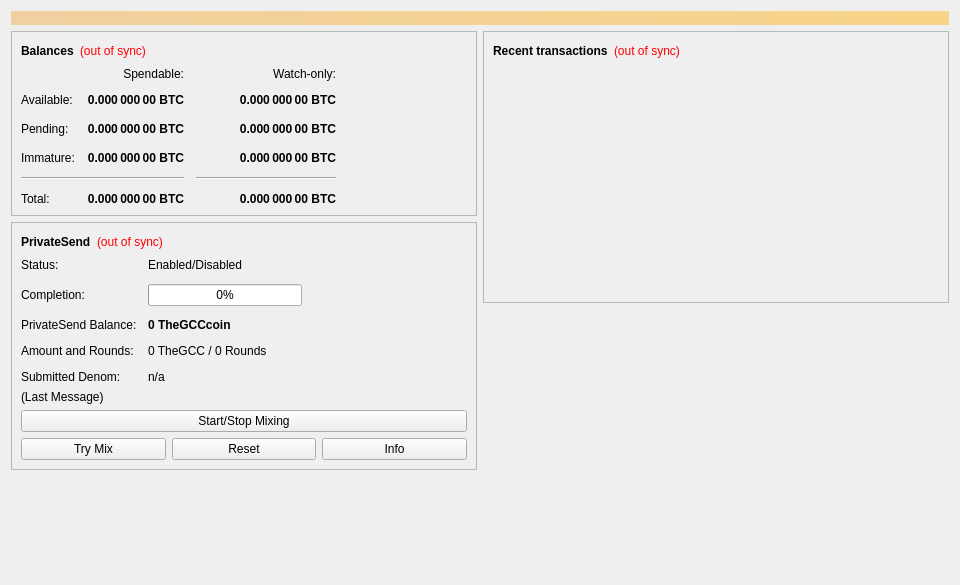
<?xml version="1.0" encoding="UTF-8"?>
<ui version="4.0">
 <class>OverviewPage</class>
 <widget class="QWidget" name="OverviewPage">
  <property name="geometry">
   <rect>
    <x>0</x>
    <y>0</y>
    <width>960</width>
    <height>585</height>
   </rect>
  </property>
  <property name="minimumSize">
   <size>
    <width>960</width>
    <height>0</height>
   </size>
  </property>
  <property name="windowTitle">
   <string>Form</string>
  </property>
  <layout class="QVBoxLayout" name="topLayout">
   <item>
    <widget class="QLabel" name="labelAlerts">
     <property name="visible">
      <bool>false</bool>
     </property>
     <property name="styleSheet">
      <string notr="true">QLabel { background-color: qlineargradient(x1: 0, y1: 0, x2: 1, y2: 0, stop:0 #F0D0A0, stop:1 #F8D488); color:#000000; }</string>
     </property>
     <property name="wordWrap">
      <bool>true</bool>
     </property>
     <property name="margin">
      <number>3</number>
     </property>
     <property name="textInteractionFlags">
      <set>Qt::TextSelectableByMouse</set>
     </property>
    </widget>
   </item>
   <item>
    <layout class="QHBoxLayout" name="horizontalLayout" stretch="1,1">
     <item>
      <layout class="QVBoxLayout" name="verticalLayout_2">
       <item>
        <widget class="QFrame" name="frame">
         <property name="frameShape">
          <enum>QFrame::StyledPanel</enum>
         </property>
         <property name="frameShadow">
          <enum>QFrame::Raised</enum>
         </property>
         <layout class="QVBoxLayout" name="verticalLayout_4">
          <item>
           <layout class="QHBoxLayout" name="horizontalLayout_4">
            <item>
             <widget class="QLabel" name="label_5">
              <property name="font">
               <font>
                <weight>75</weight>
                <bold>true</bold>
               </font>
              </property>
              <property name="text">
               <string>Balances</string>
              </property>
             </widget>
            </item>
            <item>
             <widget class="QLabel" name="labelWalletStatus">
              <property name="toolTip">
               <string>The displayed information may be out of date. Your wallet automatically synchronizes with the GCC network after a connection is established, but this process has not completed yet.</string>
              </property>
              <property name="styleSheet">
               <string notr="true">QLabel { color: red; }</string>
              </property>
              <property name="text">
               <string notr="true">(out of sync)</string>
              </property>
              <property name="alignment">
               <set>Qt::AlignLeading|Qt::AlignLeft|Qt::AlignVCenter</set>
              </property>
             </widget>
            </item>
            <item>
             <spacer name="horizontalSpacer_3">
              <property name="orientation">
               <enum>Qt::Horizontal</enum>
              </property>
              <property name="sizeHint" stdset="0">
               <size>
                <width>40</width>
                <height>20</height>
               </size>
              </property>
             </spacer>
            </item>
           </layout>
          </item>
          <item>
           <layout class="QGridLayout" name="gridLayout">
            <property name="spacing">
             <number>12</number>
            </property>
            <item row="2" column="2">
             <widget class="QLabel" name="labelWatchPending">
              <property name="font">
               <font>
                <weight>75</weight>
                <bold>true</bold>
               </font>
              </property>
              <property name="cursor">
               <cursorShape>IBeamCursor</cursorShape>
              </property>
              <property name="toolTip">
               <string>Unconfirmed transactions to watch-only addresses</string>
              </property>
              <property name="text">
               <string notr="true">0.000 000 00 BTC</string>
              </property>
              <property name="alignment">
               <set>Qt::AlignRight|Qt::AlignTrailing|Qt::AlignVCenter</set>
              </property>
              <property name="textInteractionFlags">
               <set>Qt::LinksAccessibleByMouse|Qt::TextSelectableByKeyboard|Qt::TextSelectableByMouse</set>
              </property>
             </widget>
            </item>
            <item row="2" column="1">
             <widget class="QLabel" name="labelUnconfirmed">
              <property name="font">
               <font>
                <weight>75</weight>
                <bold>true</bold>
               </font>
              </property>
              <property name="cursor">
               <cursorShape>IBeamCursor</cursorShape>
              </property>
              <property name="toolTip">
               <string>Total of transactions that have yet to be confirmed, and do not yet count toward the spendable balance</string>
              </property>
              <property name="text">
               <string notr="true">0.000 000 00 BTC</string>
              </property>
              <property name="alignment">
               <set>Qt::AlignRight|Qt::AlignTrailing|Qt::AlignVCenter</set>
              </property>
              <property name="textInteractionFlags">
               <set>Qt::LinksAccessibleByMouse|Qt::TextSelectableByKeyboard|Qt::TextSelectableByMouse</set>
              </property>
             </widget>
            </item>
            <item row="3" column="2">
             <widget class="QLabel" name="labelWatchImmature">
              <property name="font">
               <font>
                <weight>75</weight>
                <bold>true</bold>
               </font>
              </property>
              <property name="cursor">
               <cursorShape>IBeamCursor</cursorShape>
              </property>
              <property name="toolTip">
               <string>Mined balance in watch-only addresses that has not yet matured</string>
              </property>
              <property name="text">
               <string notr="true">0.000 000 00 BTC</string>
              </property>
              <property name="alignment">
               <set>Qt::AlignRight|Qt::AlignTrailing|Qt::AlignVCenter</set>
              </property>
              <property name="textInteractionFlags">
               <set>Qt::LinksAccessibleByMouse|Qt::TextSelectableByKeyboard|Qt::TextSelectableByMouse</set>
              </property>
             </widget>
            </item>
            <item row="4" column="0" colspan="2">
             <widget class="Line" name="lineSpendableBalance">
              <property name="orientation">
               <enum>Qt::Horizontal</enum>
              </property>
             </widget>
            </item>
            <item row="4" column="2">
             <widget class="Line" name="lineWatchBalance">
              <property name="sizePolicy">
               <sizepolicy hsizetype="Preferred" vsizetype="Fixed">
                <horstretch>0</horstretch>
                <verstretch>0</verstretch>
               </sizepolicy>
              </property>
              <property name="minimumSize">
               <size>
                <width>140</width>
                <height>0</height>
               </size>
              </property>
              <property name="orientation">
               <enum>Qt::Horizontal</enum>
              </property>
             </widget>
            </item>
            <item row="5" column="0">
             <widget class="QLabel" name="labelTotalText">
              <property name="text">
               <string>Total:</string>
              </property>
             </widget>
            </item>
            <item row="3" column="1">
             <widget class="QLabel" name="labelImmature">
              <property name="font">
               <font>
                <weight>75</weight>
                <bold>true</bold>
               </font>
              </property>
              <property name="cursor">
               <cursorShape>IBeamCursor</cursorShape>
              </property>
              <property name="toolTip">
               <string>Mined balance that has not yet matured</string>
              </property>
              <property name="text">
               <string notr="true">0.000 000 00 BTC</string>
              </property>
              <property name="alignment">
               <set>Qt::AlignRight|Qt::AlignTrailing|Qt::AlignVCenter</set>
              </property>
              <property name="textInteractionFlags">
               <set>Qt::LinksAccessibleByMouse|Qt::TextSelectableByKeyboard|Qt::TextSelectableByMouse</set>
              </property>
             </widget>
            </item>
            <item row="2" column="3">
             <spacer name="horizontalSpacer_2">
              <property name="orientation">
               <enum>Qt::Horizontal</enum>
              </property>
              <property name="sizeHint" stdset="0">
               <size>
                <width>40</width>
                <height>20</height>
               </size>
              </property>
             </spacer>
            </item>
            <item row="3" column="0">
             <widget class="QLabel" name="labelImmatureText">
              <property name="text">
               <string>Immature:</string>
              </property>
             </widget>
            </item>
            <item row="5" column="1">
             <widget class="QLabel" name="labelTotal">
              <property name="font">
               <font>
                <weight>75</weight>
                <bold>true</bold>
               </font>
              </property>
              <property name="cursor">
               <cursorShape>IBeamCursor</cursorShape>
              </property>
              <property name="toolTip">
               <string>Your current total balance</string>
              </property>
              <property name="text">
               <string notr="true">0.000 000 00 BTC</string>
              </property>
              <property name="alignment">
               <set>Qt::AlignRight|Qt::AlignTrailing|Qt::AlignVCenter</set>
              </property>
              <property name="textInteractionFlags">
               <set>Qt::LinksAccessibleByMouse|Qt::TextSelectableByKeyboard|Qt::TextSelectableByMouse</set>
              </property>
             </widget>
            </item>
            <item row="5" column="2">
             <widget class="QLabel" name="labelWatchTotal">
              <property name="font">
               <font>
                <weight>75</weight>
                <bold>true</bold>
               </font>
              </property>
              <property name="cursor">
               <cursorShape>IBeamCursor</cursorShape>
              </property>
              <property name="toolTip">
               <string>Current total balance in watch-only addresses</string>
              </property>
              <property name="text">
               <string notr="true">0.000 000 00 BTC</string>
              </property>
              <property name="alignment">
               <set>Qt::AlignRight|Qt::AlignTrailing|Qt::AlignVCenter</set>
              </property>
              <property name="textInteractionFlags">
               <set>Qt::LinksAccessibleByMouse|Qt::TextSelectableByKeyboard|Qt::TextSelectableByMouse</set>
              </property>
             </widget>
            </item>
            <item row="0" column="2">
             <widget class="QLabel" name="labelWatchonly">
              <property name="text">
               <string>Watch-only:</string>
              </property>
              <property name="alignment">
               <set>Qt::AlignRight|Qt::AlignTrailing|Qt::AlignVCenter</set>
              </property>
             </widget>
            </item>
            <item row="1" column="0">
             <widget class="QLabel" name="labelBalanceText">
              <property name="text">
               <string>Available:</string>
              </property>
             </widget>
            </item>
            <item row="1" column="1">
             <widget class="QLabel" name="labelBalance">
              <property name="font">
               <font>
                <weight>75</weight>
                <bold>true</bold>
               </font>
              </property>
              <property name="cursor">
               <cursorShape>IBeamCursor</cursorShape>
              </property>
              <property name="toolTip">
               <string>Your current spendable balance</string>
              </property>
              <property name="text">
               <string notr="true">0.000 000 00 BTC</string>
              </property>
              <property name="alignment">
               <set>Qt::AlignRight|Qt::AlignTrailing|Qt::AlignVCenter</set>
              </property>
              <property name="textInteractionFlags">
               <set>Qt::LinksAccessibleByMouse|Qt::TextSelectableByKeyboard|Qt::TextSelectableByMouse</set>
              </property>
             </widget>
            </item>
            <item row="1" column="2">
             <widget class="QLabel" name="labelWatchAvailable">
              <property name="font">
               <font>
                <weight>75</weight>
                <bold>true</bold>
               </font>
              </property>
              <property name="cursor">
               <cursorShape>IBeamCursor</cursorShape>
              </property>
              <property name="toolTip">
               <string>Your current balance in watch-only addresses</string>
              </property>
              <property name="text">
               <string notr="true">0.000 000 00 BTC</string>
              </property>
              <property name="alignment">
               <set>Qt::AlignRight|Qt::AlignTrailing|Qt::AlignVCenter</set>
              </property>
              <property name="textInteractionFlags">
               <set>Qt::LinksAccessibleByMouse|Qt::TextSelectableByKeyboard|Qt::TextSelectableByMouse</set>
              </property>
             </widget>
            </item>
            <item row="2" column="0">
             <widget class="QLabel" name="labelPendingText">
              <property name="text">
               <string>Pending:</string>
              </property>
             </widget>
            </item>
            <item row="0" column="1">
             <widget class="QLabel" name="labelSpendable">
              <property name="text">
               <string>Spendable:</string>
              </property>
              <property name="alignment">
               <set>Qt::AlignRight|Qt::AlignTrailing|Qt::AlignVCenter</set>
              </property>
             </widget>
            </item>
           </layout>
          </item>
         </layout>
        </widget>
       </item>
       <item>
        <widget class="QFrame" name="framePrivateSend">
         <property name="layoutDirection">
          <enum>Qt::LeftToRight</enum>
         </property>
         <property name="frameShape">
          <enum>QFrame::StyledPanel</enum>
         </property>
         <property name="frameShadow">
          <enum>QFrame::Raised</enum>
         </property>
         <layout class="QVBoxLayout" name="VerticalLayout_PS1">
          <item>
           <layout class="QHBoxLayout" name="horizontalLayout_5">
            <item>
             <widget class="QLabel" name="labelPrivateSendHeader">
              <property name="font">
               <font>
                <weight>75</weight>
                <bold>true</bold>
               </font>
              </property>
              <property name="text">
               <string>PrivateSend</string>
              </property>
             </widget>
            </item>
            <item>
             <widget class="QLabel" name="labelPrivateSendSyncStatus">
              <property name="toolTip">
               <string>The displayed information may be out of date. Your wallet automatically synchronizes with the GCC network after a connection is established, but this process has not completed yet.</string>
              </property>
              <property name="styleSheet">
               <string notr="true">QLabel { color: red; }</string>
              </property>
              <property name="text">
               <string notr="true">(out of sync)</string>
              </property>
              <property name="alignment">
               <set>Qt::AlignLeading|Qt::AlignLeft|Qt::AlignVCenter</set>
              </property>
             </widget>
            </item>
            <item>
             <spacer name="horizontalSpacer_4">
              <property name="orientation">
               <enum>Qt::Horizontal</enum>
              </property>
              <property name="sizeHint" stdset="0">
               <size>
                <width>40</width>
                <height>20</height>
               </size>
              </property>
             </spacer>
            </item>
           </layout>
          </item>
          <item>
           <layout class="QFormLayout" name="privateSendFormLayout">
            <property name="fieldGrowthPolicy">
             <enum>QFormLayout::AllNonFixedFieldsGrow</enum>
            </property>
            <property name="horizontalSpacing">
             <number>11</number>
            </property>
            <property name="verticalSpacing">
             <number>12</number>
            </property>
            <item row="0" column="0">
             <widget class="QLabel" name="labelPrivateSendEnabledText">
              <property name="text">
               <string>Status:</string>
              </property>
             </widget>
            </item>
            <item row="0" column="1">
             <widget class="QLabel" name="labelPrivateSendEnabled">
              <property name="text">
               <string>Enabled/Disabled</string>
              </property>
             </widget>
            </item>
            <item row="1" column="0">
             <widget class="QLabel" name="labelCompletitionText">
              <property name="text">
               <string>Completion:</string>
              </property>
             </widget>
            </item>
            <item row="1" column="1">
             <widget class="QProgressBar" name="privateSendProgress">
              <property name="maximumSize">
               <size>
                <width>154</width>
                <height>16777215</height>
               </size>
              </property>
              <property name="value">
               <number>0</number>
              </property>
             </widget>
            </item>
            <item row="2" column="0">
             <widget class="QLabel" name="labelAnonymizedText">
              <property name="text">
               <string>PrivateSend Balance:</string>
              </property>
             </widget>
            </item>
            <item row="2" column="1">
             <widget class="QLabel" name="labelAnonymized">
              <property name="font">
               <font>
                <weight>75</weight>
                <bold>true</bold>
               </font>
              </property>
              <property name="text">
               <string notr="true">0 TheGCCcoin</string>
              </property>
             </widget>
            </item>
            <item row="3" column="0">
             <widget class="QLabel" name="labelAmountAndRoundsText">
              <property name="text">
               <string>Amount and Rounds:</string>
              </property>
             </widget>
            </item>
            <item row="3" column="1">
             <widget class="QLabel" name="labelAmountRounds">
              <property name="text">
               <string>0 TheGCC / 0 Rounds</string>
              </property>
             </widget>
            </item>
            <item row="4" column="0">
             <widget class="QLabel" name="labelSubmittedDenomText">
              <property name="text">
               <string>Submitted Denom:</string>
              </property>
             </widget>
            </item>
            <item row="4" column="1">
             <widget class="QLabel" name="labelSubmittedDenom">
              <property name="toolTip">
               <string>The denominations you submitted to the Masternode.&lt;br&gt;To mix, other users must submit the exact same denominations.</string>
              </property>
              <property name="text">
               <string>n/a</string>
              </property>
             </widget>
            </item>
           </layout>
          </item>
          <item>
           <layout class="QVBoxLayout" name="VerticalLayout_PS">
            <item>
             <widget class="QLabel" name="labelPrivateSendLastMessage">
              <property name="text">
               <string>(Last Message)</string>
              </property>
              <property name="alignment">
               <set>Qt::AlignLeading|Qt::AlignLeft|Qt::AlignTop</set>
              </property>
              <property name="wordWrap">
               <bool>true</bool>
              </property>
             </widget>
            </item>
            <item>
             <widget class="QPushButton" name="togglePrivateSend">
              <property name="sizePolicy">
               <sizepolicy hsizetype="MinimumExpanding" vsizetype="Fixed">
                <horstretch>0</horstretch>
                <verstretch>0</verstretch>
               </sizepolicy>
              </property>
              <property name="text">
               <string>Start/Stop Mixing</string>
              </property>
             </widget>
            </item>
            <item>
             <layout class="QHBoxLayout" name="horizontalLayout_debugbuttons">
              <item>
               <widget class="QPushButton" name="privateSendAuto">
                <property name="sizePolicy">
                 <sizepolicy hsizetype="MinimumExpanding" vsizetype="Fixed">
                  <horstretch>0</horstretch>
                  <verstretch>0</verstretch>
                 </sizepolicy>
                </property>
                <property name="toolTip">
                 <string>Try to manually submit a PrivateSend request.</string>
                </property>
                <property name="text">
                 <string>Try Mix</string>
                </property>
               </widget>
              </item>
              <item>
               <widget class="QPushButton" name="privateSendReset">
                <property name="sizePolicy">
                 <sizepolicy hsizetype="MinimumExpanding" vsizetype="Fixed">
                  <horstretch>0</horstretch>
                  <verstretch>0</verstretch>
                 </sizepolicy>
                </property>
                <property name="toolTip">
                 <string>Reset the current status of PrivateSend (can interrupt PrivateSend if it's in the process of Mixing, which can cost you money!)</string>
                </property>
                <property name="autoFillBackground">
                 <bool>false</bool>
                </property>
                <property name="text">
                 <string>Reset</string>
                </property>
               </widget>
              </item>
              <item>
               <widget class="QPushButton" name="privateSendInfo">
                <property name="sizePolicy">
                 <sizepolicy hsizetype="MinimumExpanding" vsizetype="Fixed">
                  <horstretch>0</horstretch>
                  <verstretch>0</verstretch>
                 </sizepolicy>
                </property>
                <property name="toolTip">
                 <string>Information about PrivateSend and Mixing</string>
                </property>
                <property name="text">
                 <string>Info</string>
                </property>
               </widget>
              </item>
             </layout>
            </item>
           </layout>
          </item>
         </layout>
        </widget>
       </item>
       <item>
        <spacer name="verticalSpacer">
         <property name="orientation">
          <enum>Qt::Vertical</enum>
         </property>
         <property name="sizeHint" stdset="0">
          <size>
           <width>20</width>
           <height>40</height>
          </size>
         </property>
        </spacer>
       </item>
      </layout>
     </item>
     <item>
      <layout class="QVBoxLayout" name="verticalLayout_3">
       <item>
        <widget class="QFrame" name="frame_2">
         <property name="frameShape">
          <enum>QFrame::StyledPanel</enum>
         </property>
         <property name="frameShadow">
          <enum>QFrame::Raised</enum>
         </property>
         <layout class="QVBoxLayout" name="verticalLayout">
          <item>
           <layout class="QHBoxLayout" name="horizontalLayout_2">
            <item>
             <widget class="QLabel" name="label_4">
              <property name="font">
               <font>
                <weight>75</weight>
                <bold>true</bold>
               </font>
              </property>
              <property name="text">
               <string>Recent transactions</string>
              </property>
             </widget>
            </item>
            <item>
             <widget class="QLabel" name="labelTransactionsStatus">
              <property name="toolTip">
               <string>The displayed information may be out of date. Your wallet automatically synchronizes with the GCC network after a connection is established, but this process has not completed yet.</string>
              </property>
              <property name="styleSheet">
               <string notr="true">QLabel { color: red; }</string>
              </property>
              <property name="text">
               <string notr="true">(out of sync)</string>
              </property>
              <property name="alignment">
               <set>Qt::AlignLeading|Qt::AlignLeft|Qt::AlignVCenter</set>
              </property>
             </widget>
            </item>
            <item>
             <spacer name="horizontalSpacer">
              <property name="orientation">
               <enum>Qt::Horizontal</enum>
              </property>
              <property name="sizeHint" stdset="0">
               <size>
                <width>40</width>
                <height>20</height>
               </size>
              </property>
             </spacer>
            </item>
           </layout>
          </item>
          <item>
           <widget class="QListView" name="listTransactions">
            <property name="styleSheet">
             <string notr="true">QListView { background: transparent; }</string>
            </property>
            <property name="frameShape">
             <enum>QFrame::NoFrame</enum>
            </property>
            <property name="verticalScrollBarPolicy">
             <enum>Qt::ScrollBarAlwaysOff</enum>
            </property>
            <property name="horizontalScrollBarPolicy">
             <enum>Qt::ScrollBarAlwaysOff</enum>
            </property>
            <property name="selectionMode">
             <enum>QAbstractItemView::NoSelection</enum>
            </property>
           </widget>
          </item>
         </layout>
        </widget>
       </item>
       <item>
        <spacer name="verticalSpacer_2">
         <property name="orientation">
          <enum>Qt::Vertical</enum>
         </property>
         <property name="sizeHint" stdset="0">
          <size>
           <width>20</width>
           <height>40</height>
          </size>
         </property>
        </spacer>
       </item>
      </layout>
     </item>
    </layout>
   </item>
  </layout>
 </widget>
 <resources/>
 <connections/>
</ui>
